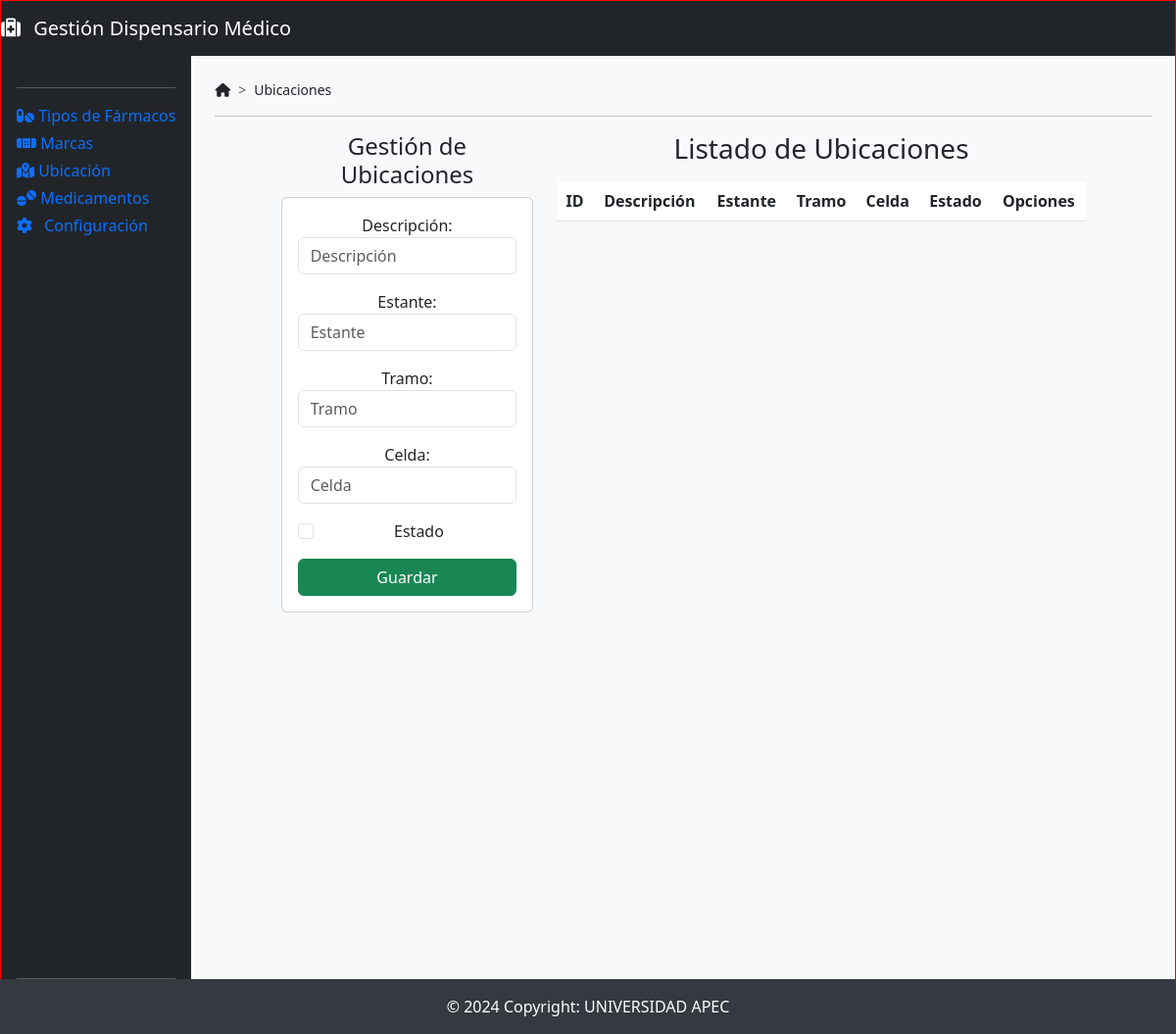
/principalUbicaciones, run on an earlier commit of the app's database.
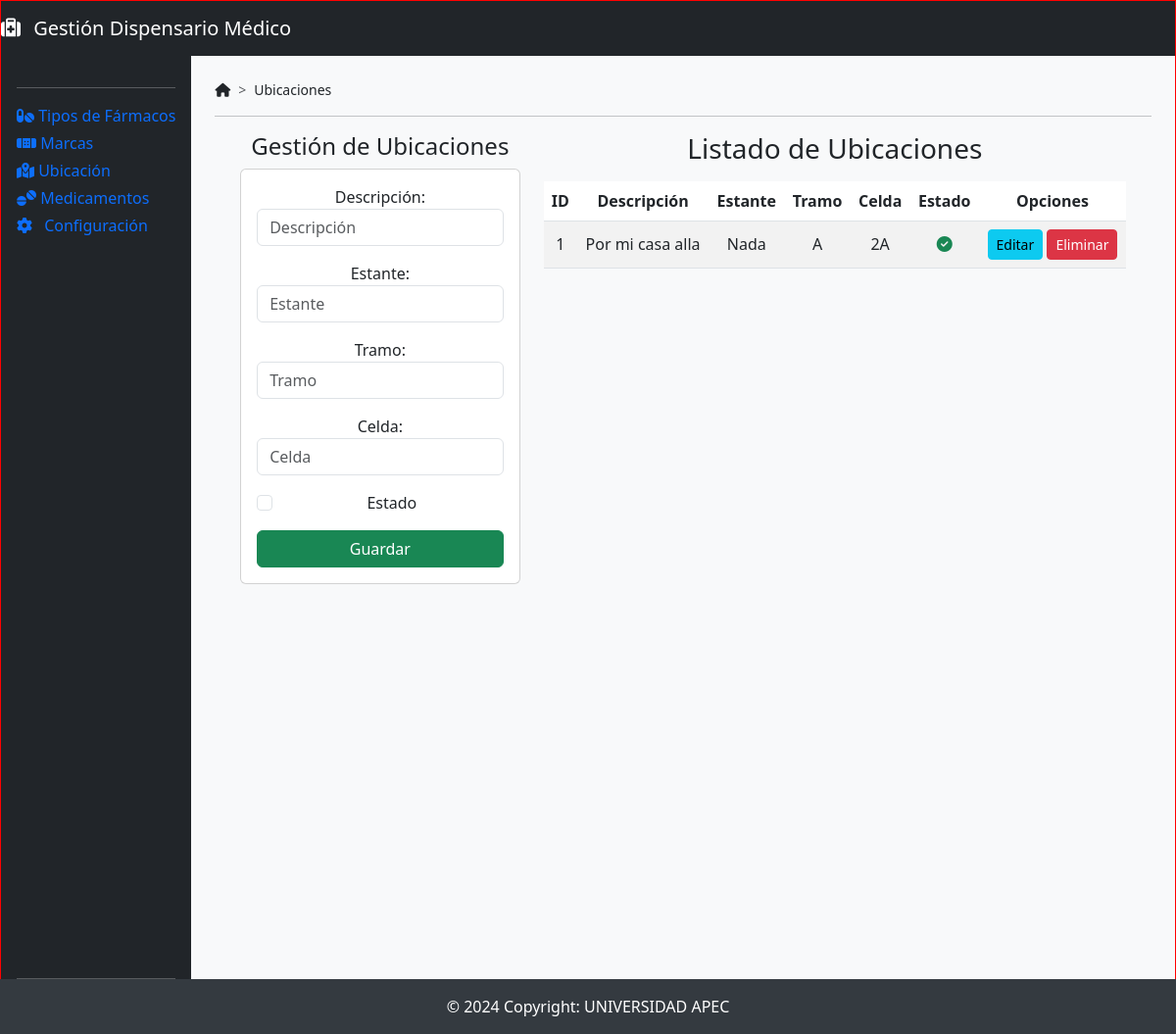
And on a later commit of the database.
### DispensarioMedico/models.py (models this page shows, shortened)
class Ubicacioness(models.Model):
    idubicaciones = models.AutoField(db_column='idUbicaciones', primary_key=True)  # Field name made lowercase.
    descripcion = models.CharField(db_column='Descripcion', max_length=50, blank=True, null=True)  # Field name made lowercase.
    estante = models.TextField(db_column='Estante', blank=True, null=True)  # Field name made lowercase.
    tramo = models.TextField(db_column='Tramo', blank=True, null=True)  # Field name made lowercase.
    celda = models.TextField(db_column='Celda', blank=True, null=True)  # Field name made lowercase.
    estado = models.TextField(db_column='Estado', blank=True, null=True)  # Field name made lowercase. This field type is a guess.
    class Meta:
        managed = False
        db_table = 'Ubicacioness'

### DispensarioMedico/views.py (the view)
# urls.py: path('principalUbicaciones', views.principalUbicaciones, name='principalUbicaciones'),
def principalUbicaciones(request):
    ubicaciones = Ubicacioness.objects.all()
    return render(request, 'principalUbicaciones.html', {'ubicaciones': ubicaciones})

### DispensarioMedico/templates/principalUbicaciones.html (shortened to what the changed rows need)
{% extends "./base.html" %}
{% block body %}
<div class="row">
    <div class="col-sm-12 col-md-6 col-lg-8 col-xl-8">
        <div class="table-responsive py-2">
            <table class="table table-striped">
                <thead>
                    <tr>
                        <th>ID</th>
                        <th>Descripción</th>
                        <th>Estante</th>
                        <th>Tramo</th>
                        <th>Celda</th>
                        <th>Estado</th>
                        <th>Opciones</th>
                    </tr>
                </thead>
                <tbody>
                    {% for ubicacion in ubicaciones %}
                    <tr>
                        <td>{{ ubicacion.idubicaciones }}</td>
                        <td>{{ ubicacion.descripcion }}</td>
                        <td>{{ ubicacion.estante }}</td>
                        <td>{{ ubicacion.tramo }}</td>
                        <td>{{ ubicacion.celda }}</td>
                        <td>
                            {% if ubicacion.estado == 1 %}
                                <i class="fa-solid fa-circle-check text-success"></i>
                            {% else %}
                                <i class="fa-regular fa-circle-check text-muted"></i>
                            {% endif %}
                        </td>
                        <td>
                            <a href="edicionUbicaciones/{{ ubicacion.idubicaciones }}" class="btn btn-info btn-sm">Editar</a>
                            <a href="eliminarUbicaciones/{{ ubicacion.idubicaciones }}" class="btn btn-danger btn-sm btnEliminacion">Eliminar</a>
                        </td>
                    </tr>
                    {% endfor %}
                </tbody>
            </table>
        </div>
    </div>
</div>
{% endblock %}

What changed in the data, as far as the page shows it:
added Ubicacioness: idubicaciones "1", descripcion "Por mi casa alla", estante "Nada", tramo "A", celda "2A", Estado 1 (drawn)
